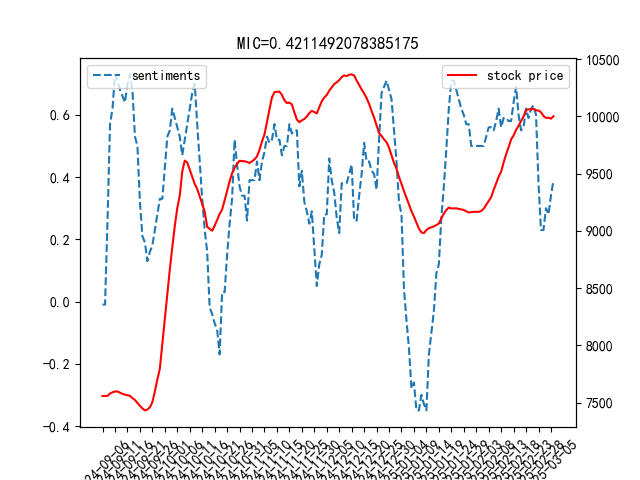

Python code for this plot:
import  matplotlib.pyplot as plt
from pandas.plotting import register_matplotlib_converters
import numpy as np
from minepy import MINE
import pandas as pd

register_matplotlib_converters()
plt.rcParams['font.sans-serif']=['SimHei']
plt.rcParams['axes.unicode_minus']=False

score_data=pd.read_csv('score.csv')
sector_data=pd.read_csv('sector_data.csv')
score_data['avg_score'] = np.round(score_data['score'].rolling(window=10,min_periods=1).mean(), 2)
sector_data['avg_price'] = np.round(sector_data['closing price(yuan)'].rolling(window=10,min_periods=1).mean(), 2)

                        

mine = MINE(alpha=0.6, c=15)
mine.compute_score(score_data['avg_score'], sector_data['avg_price'])
print(mine.mic())

plt.plot(score_data['date'], score_data['avg_score'],linestyle='--',label='sentiments')
plt.xticks(rotation=45)
plt.legend(loc='upper left')
plt.twinx()
plt.plot(sector_data['date'],sector_data['avg_price'],color='red',label='stock price')
plt.xticks(score_data['date'][::5],rotation=45)
plt.legend(loc='upper right')
plt.title('MIC='+str(mine.mic()))
plt.show()
